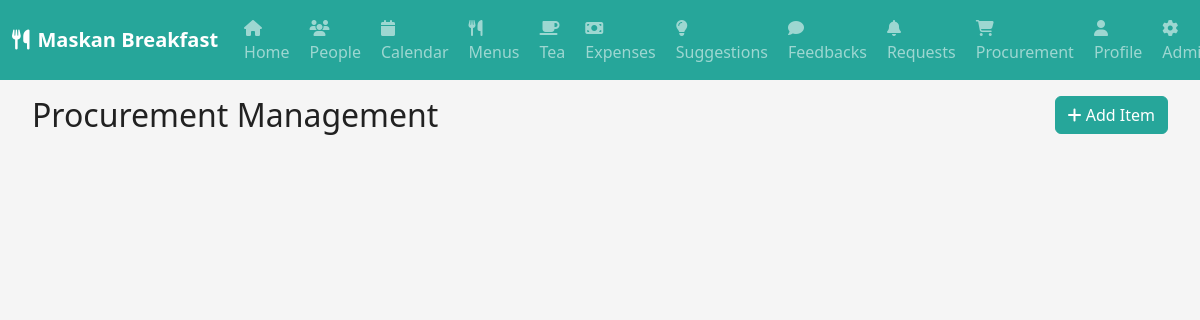
Before: /procurement (signed in) with the older database file.
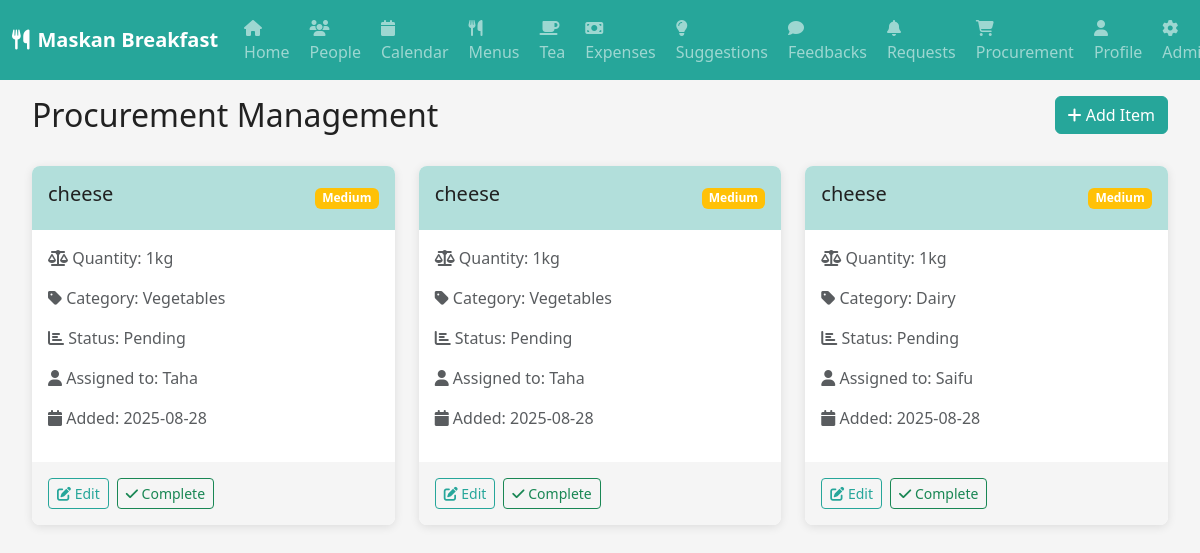
After: the same page with the newer database file.
### models.py (models this page shows)
class ProcurementItem(db.Model):
    id = db.Column(db.Integer, primary_key=True)
    item_name = db.Column(db.String(100), nullable=False)
    quantity = db.Column(db.String(50), nullable=False)
    category = db.Column(db.String(50), nullable=False)
    priority = db.Column(db.String(20), default='medium')
    assigned_to_id = db.Column(db.Integer, db.ForeignKey('user.id'))
    created_by_id = db.Column(db.Integer, db.ForeignKey('user.id'))
    floor = db.Column(db.Integer, nullable=False)
    status = db.Column(db.String(20), default='pending')
    created_at = db.Column(db.DateTime, default=datetime.utcnow)
    assigned_to = db.relationship('User', foreign_keys=[assigned_to_id])
    created_by = db.relationship('User', foreign_keys=[created_by_id])

class User(db.Model):
    id = db.Column(db.Integer, primary_key=True)
    username = db.Column(db.String(64), unique=True, nullable=True)
    email = db.Column(db.String(120), unique=True, nullable=False)
    password_hash = db.Column(db.String(256))
    role = db.Column(db.String(20), nullable=False)
    floor = db.Column(db.Integer, nullable=True)
    is_verified = db.Column(db.Boolean, default=False)
    profile_pic = db.Column(db.String(200), nullable=True)
    created_at = db.Column(db.DateTime, default=datetime.utcnow)
    updated_at = db.Column(db.DateTime, default=datetime.utcnow, onupdate=datetime.utcnow)

### routes.py (the view, shortened to what this page needs)
@app.route('/procurement', methods=['GET', 'POST'])
def procurement():
    if 'user_id' not in session:
        return redirect(url_for('login'))
    user = User.query.get(session['user_id'])
    procurement_items = ProcurementItem.query.filter_by(floor=user.floor).order_by(ProcurementItem.created_at.desc()).all()
    floor_users = User.query.filter_by(floor=user.floor).all()
    return render_template('procurement.html', user=user, procurement_items=procurement_items, floor_users=floor_users)

### routes.py (called while the page is built)
@app.context_processor
def inject_user():
    if 'user_id' in session:
        user = User.query.get(session['user_id'])
        return dict(current_user=user)
    return dict(current_user=None)

### templates/procurement.html (shortened to what this page needs)
{% extends "base.html" %}
{% block content %}
<div class="container-fluid">
    <div class="row mb-4">
        <div class="col-md-6">
            <h2>Procurement Management</h2>
        </div>
        <div class="col-md-6 text-end">
            {% if current_user.role in ['admin', 'pantryHead'] %}
            <button class="btn btn-teal" data-bs-toggle="modal" data-bs-target="#addProcurementModal">
                <i class="fas fa-plus"></i> Add Item
            </button>
            {% endif %}
        </div>
    </div>
    <div class="row">
        {% for item in procurement_items %}
        <div class="col-md-6 col-lg-4 mb-3">
            <div class="procurement-card">
                <div class="procurement-header">
                    <h5>{{ item.item_name }}</h5>
                    <span class="badge bg-{% if item.priority == 'high' %}danger{% elif item.priority == 'medium' %}warning{% else %}info{% endif %}">
                        {{ item.priority.title() }}
                    </span>
                </div>
                <div class="procurement-body">
                    <p class="text-muted">
                        <i class="fas fa-balance-scale"></i> Quantity: {{ item.quantity }}
                    </p>
                    <p class="text-muted">
                        <i class="fas fa-tag"></i> Category: {{ item.category.title() }}
                    </p>
                    <p class="text-muted">
                        <i class="fas fa-chart-bar"></i> Status: {{ item.status.title() }}
                    </p>
                    {% if item.assigned_to %}
                    <p class="text-muted">
                        <i class="fas fa-user"></i> Assigned to: {{ item.assigned_to.username or item.assigned_to.email }}
                    </p>
                    {% endif %}
                    <p class="text-muted">
                        <i class="fas fa-calendar"></i> Added: {{ item.created_at.strftime('%Y-%m-%d') }}
                    </p>
                </div>
                {% if current_user.role in ['admin', 'pantryHead'] %}
                <div class="procurement-actions">
                    <button class="btn btn-sm btn-outline-teal">
                        <i class="fas fa-edit"></i> Edit
                    </button>
                    <button class="btn btn-sm btn-outline-success" onclick="markCompleted({{ item.id }})">
                        <i class="fas fa-check"></i> Complete
                    </button>
                </div>
                {% endif %}
            </div>
        </div>
        {% endfor %}
    </div>
</div>
{% endblock %}

Changed rows visible on the page:
added ProcurementItem: item_name "cheese", priority "Medium", quantity "1kg", category "Vegetables", status "Pending", assigned_to "Taha", created_at "2025-08-28"
added ProcurementItem: item_name "cheese", priority "Medium", quantity "1kg", category "Vegetables", status "Pending", assigned_to "Taha", created_at "2025-08-28"
added ProcurementItem: item_name "cheese", priority "Medium", quantity "1kg", category "Dairy", status "Pending", assigned_to "Saifu", created_at "2025-08-28"
